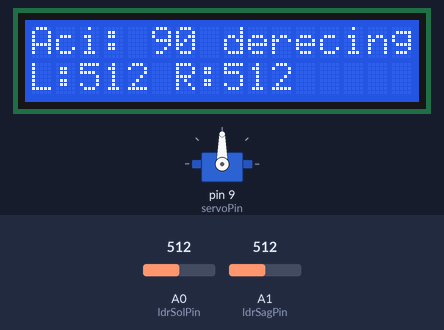
The sketch below on a simulated Arduino Uno, built with avr-gcc and run on an emulated ATmega328P. Parts: servo, 16×2 character LCD. The test bench sets the inputs (shaded band); at power-on: A0 (ldrSolPin) = 512, A1 (ldrSagPin) = 512. Storage starts empty; what the sketch prints to the serial monitor is not drawn.

Above: at 3.3 s.
3.4 s: A0 (ldrSolPin) set to 541
At 5.03 s:
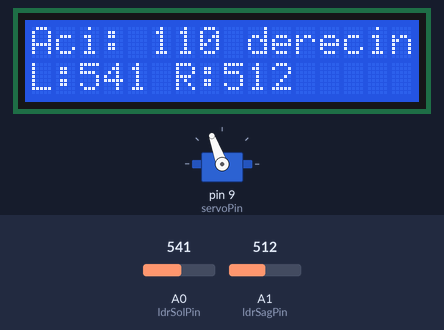
5.9 s: A1 (ldrSagPin) set to 536
At 6.5 s:
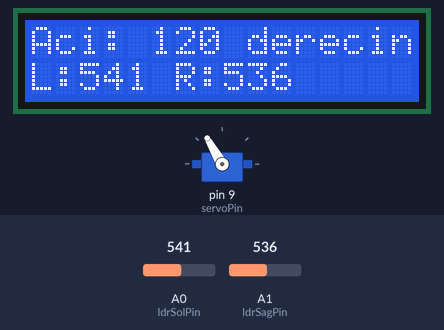
7.4 s: A1 (ldrSagPin) set to 511
At 10.08 s:
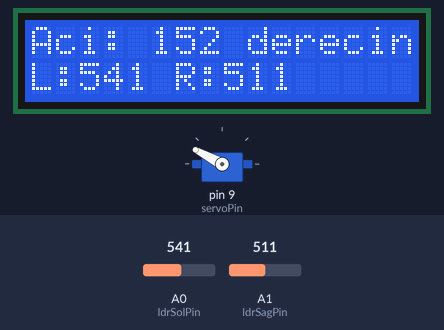
10.4 s: A0 (ldrSolPin) set to 511
At 11.6 s:
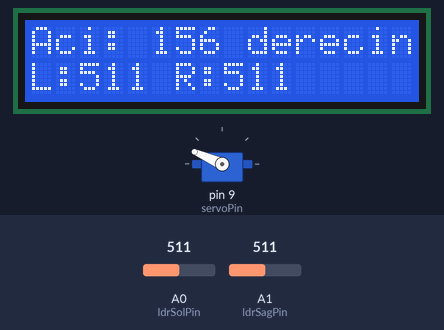
11.9 s: A0 (ldrSolPin) set to 716
At 13.89 s:
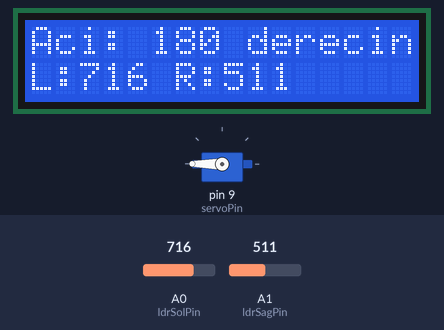
13.9 s: A1 (ldrSagPin) set to 306
At 14.6 s:
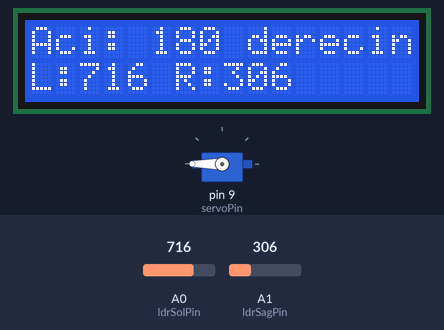
Timing chart, 0 to 16.4 s (numbered marks = the images above; inputs shaded):
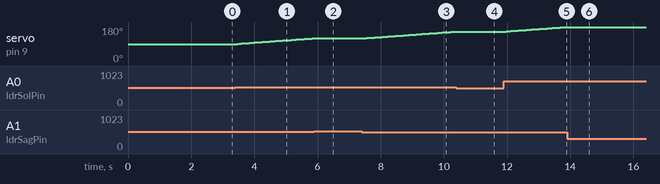

The sketch:

Ak_lll__G_ne__Takip_Sistemi.ino
```cpp
#include <SPI.h>
#include <SD.h>
#include <Wire.h>
#include <LiquidCrystal_I2C.h>
#include <Servo.h>

// Bileşen Tanımlamaları
Servo gunesServosu;
LiquidCrystal_I2C lcd(0x27, 16, 2);

// Pin Tanımlamaları
const int ldrSolPin = A0;
const int ldrSagPin = A1;
const int servoPin = 9;
const int sdChipSelect = 4;

// Değişkenler
int servoAcisi = 90;       // Başlangıç açısı
int tolerans = 15;         // Titremeyi önlemek için tolerans payı
unsigned long sonKayitZamani = 0;
const unsigned long kayitAraligi = 5000;

void setup() {
  Serial.begin(9600);

  // Servo Kurulumu
  gunesServosu.attach(servoPin);
  gunesServosu.write(servoAcisi);

  // LCD Kurulumu
  lcd.init();
  lcd.backlight();
  lcd.setCursor(0, 0);
  lcd.print("Sistem Aciliyor");
  delay(1000);

  // SD Kart Kurulumu
  lcd.clear();
  if (!SD.begin(sdChipSelect)) {
    lcd.print("SD Kart Hatasi!");
    Serial.println("SD kart baslatilamadi!");
    while (1);
  }
  lcd.print("SD Kart OK.");
  delay(1000);
  lcd.clear();
}

void loop() {
  // LDR Değerlerini Oku
  int ldrSol = analogRead(ldrSolPin);
  int ldrSag = analogRead(ldrSagPin);

  int fark = ldrSol - ldrSag;

  // Servo Hareket Mekanizması
  if (fark > tolerans) {
    if (servoAcisi < 180) servoAcisi += 1;
  }
  else if (fark < -tolerans) {
    if (servoAcisi > 0) servoAcisi -= 1;
  }

  gunesServosu.write(servoAcisi);

  // LCD Ekran Güncelleme
  lcd.setCursor(0, 0);
  lcd.print("Aci: ");
  lcd.print(servoAcisi);
  lcd.print(" derecing  ");

  lcd.setCursor(0, 1);
  lcd.print("L:");
  lcd.print(ldrSol);
  lcd.print(" R:");
  lcd.print(ldrSag);
  lcd.print("   ");

  // Belirli aralıklarla SD Karta Veri Kaydetme
  if (millis() - sonKayitZamani >= kayitAraligi) {
    sonKayitZamani = millis();
    veriKaydet(servoAcisi, ldrSol, ldrSag);
  }

  delay(50);
}

// SD Karta Yazma Fonksiyonu
void veriKaydet(int aci, int solLdr, int sagLdr) {
  File veriDosyasi = SD.open("data.txt", FILE_WRITE);

  if (veriDosyasi) {
    // CSV formatında kaydet: Zaman(ms), Açı, Sol_LDR, Sağ_LDR
    veriDosyasi.print(millis());
    veriDosyasi.print(",");
    veriDosyasi.print(aci);
    veriDosyasi.print(",");
    veriDosyasi.print(solLdr);
    veriDosyasi.print(",");
    veriDosyasi.println(sagLdr);

    veriDosyasi.close();
    Serial.println("Veri kaydedildi.");
  } else {
    Serial.println("Dosya acilamadı!");
    lcd.setCursor(14, 0);
    lcd.print("Err");
  }
}
```

Measured:
- the behaviour switches between 527 and 528 on A0 (ldrSolPin) (found by bisection; images 0 and 1)
- after the input at 3.4 s, servo on pin 9 (servoPin): moves from 90° to 120° over 2.4 s, starting after 0.05 s; the display: first changes after 0.05 s (image 1 shows a later state)
- after the input at 5.9 s, servo on pin 9 (servoPin): stays 120° (without the input it goes to 121° after 0.01 s)
- after the input at 7.4 s, servo on pin 9 (servoPin): moves from 120° to 156° over 2.9 s, starting after 0.10 s; the display: first changes after 0.10 s (image 3 shows a later state)
- after the input at 10.4 s, servo on pin 9 (servoPin): stays 156° (without the input it goes to 157° after 0.06 s)
- after the input at 11.9 s, servo on pin 9 (servoPin): moves from 156° to 180° over 1.9 s, starting after 0.07 s; the display: first changes after 0.07 s (image 5 shows a later state)
- after the input at 13.9 s, the display: changes after 0.05 s (image 6)
